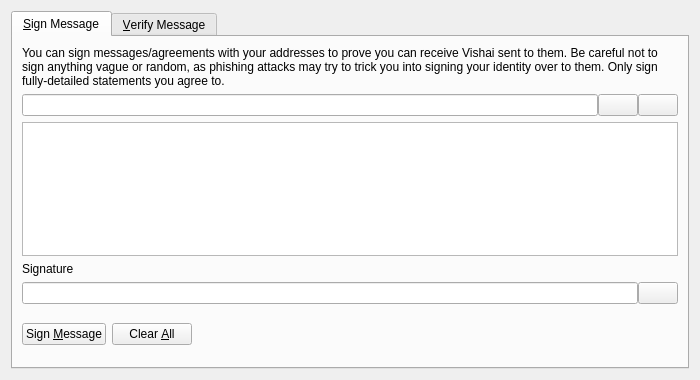
<?xml version="1.0" encoding="UTF-8"?>
<ui version="4.0">
 <class>SignVerifyMessageDialog</class>
 <widget class="QDialog" name="SignVerifyMessageDialog">
  <property name="geometry">
   <rect>
    <x>0</x>
    <y>0</y>
    <width>700</width>
    <height>380</height>
   </rect>
  </property>
  <property name="windowTitle">
   <string>Signatures - Sign / Verify a Message</string>
  </property>
  <property name="modal">
   <bool>true</bool>
  </property>
  <layout class="QVBoxLayout" name="verticalLayout">
   <item>
    <widget class="QTabWidget" name="tabWidget">
     <property name="currentIndex">
      <number>0</number>
     </property>
     <widget class="QWidget" name="tabSignMessage">
      <attribute name="title">
       <string>&amp;Sign Message</string>
      </attribute>
      <layout class="QVBoxLayout" name="verticalLayout_SM">
       <item>
        <widget class="QLabel" name="infoLabel_SM">
         <property name="text">
          <string>You can sign messages/agreements with your addresses to prove you can receive Vishai sent to them. Be careful not to sign anything vague or random, as phishing attacks may try to trick you into signing your identity over to them. Only sign fully-detailed statements you agree to.</string>
         </property>
         <property name="textFormat">
          <enum>Qt::PlainText</enum>
         </property>
         <property name="wordWrap">
          <bool>true</bool>
         </property>
        </widget>
       </item>
       <item>
        <layout class="QHBoxLayout" name="horizontalLayout_1_SM">
         <property name="spacing">
          <number>0</number>
         </property>
         <item>
          <widget class="QValidatedLineEdit" name="addressIn_SM">
           <property name="toolTip">
            <string>The Vishai address to sign the message with</string>
           </property>
          </widget>
         </item>
         <item>
          <widget class="QPushButton" name="addressBookButton_SM">
           <property name="toolTip">
            <string>Choose previously used address</string>
           </property>
           <property name="text">
            <string/>
           </property>
           <property name="shortcut">
            <string>Alt+A</string>
           </property>
           <property name="autoDefault">
            <bool>false</bool>
           </property>
          </widget>
         </item>
         <item>
          <widget class="QPushButton" name="pasteButton_SM">
           <property name="toolTip">
            <string>Paste address from clipboard</string>
           </property>
           <property name="text">
            <string/>
           </property>
           <property name="shortcut">
            <string>Alt+P</string>
           </property>
           <property name="autoDefault">
            <bool>false</bool>
           </property>
          </widget>
         </item>
        </layout>
       </item>
       <item>
        <widget class="QPlainTextEdit" name="messageIn_SM">
         <property name="toolTip">
          <string>Enter the message you want to sign here</string>
         </property>
        </widget>
       </item>
       <item>
        <widget class="QLabel" name="signatureLabel_SM">
         <property name="text">
          <string>Signature</string>
         </property>
         <property name="textFormat">
          <enum>Qt::PlainText</enum>
         </property>
        </widget>
       </item>
       <item>
        <layout class="QHBoxLayout" name="horizontalLayout_2_SM">
         <property name="spacing">
          <number>0</number>
         </property>
         <item>
          <widget class="QLineEdit" name="signatureOut_SM">
           <property name="font">
            <font>
             <italic>true</italic>
            </font>
           </property>
           <property name="readOnly">
            <bool>true</bool>
           </property>
          </widget>
         </item>
         <item>
          <widget class="QPushButton" name="copySignatureButton_SM">
           <property name="toolTip">
            <string>Copy the current signature to the system clipboard</string>
           </property>
           <property name="text">
            <string/>
           </property>
           <property name="autoDefault">
            <bool>false</bool>
           </property>
          </widget>
         </item>
        </layout>
       </item>
       <item>
        <layout class="QHBoxLayout" name="horizontalLayout_3_SM">
         <item>
          <widget class="QPushButton" name="signMessageButton_SM">
           <property name="toolTip">
            <string>Sign the message to prove you own this Vishai address</string>
           </property>
           <property name="text">
            <string>Sign &amp;Message</string>
           </property>
           <property name="autoDefault">
            <bool>false</bool>
           </property>
          </widget>
         </item>
         <item>
          <widget class="QPushButton" name="clearButton_SM">
           <property name="toolTip">
            <string>Reset all sign message fields</string>
           </property>
           <property name="text">
            <string>Clear &amp;All</string>
           </property>
           <property name="autoDefault">
            <bool>false</bool>
           </property>
          </widget>
         </item>
         <item>
          <spacer name="horizontalSpacer_1_SM">
           <property name="orientation">
            <enum>Qt::Horizontal</enum>
           </property>
           <property name="sizeHint" stdset="0">
            <size>
             <width>40</width>
             <height>48</height>
            </size>
           </property>
          </spacer>
         </item>
         <item>
          <widget class="QLabel" name="statusLabel_SM">
           <property name="font">
            <font>
             <weight>75</weight>
             <bold>true</bold>
            </font>
           </property>
           <property name="text">
            <string/>
           </property>
           <property name="wordWrap">
            <bool>true</bool>
           </property>
          </widget>
         </item>
         <item>
          <spacer name="horizontalSpacer_2_SM">
           <property name="orientation">
            <enum>Qt::Horizontal</enum>
           </property>
           <property name="sizeHint" stdset="0">
            <size>
             <width>40</width>
             <height>48</height>
            </size>
           </property>
          </spacer>
         </item>
        </layout>
       </item>
      </layout>
     </widget>
     <widget class="QWidget" name="tabVerifyMessage">
      <attribute name="title">
       <string>&amp;Verify Message</string>
      </attribute>
      <layout class="QVBoxLayout" name="verticalLayout_VM">
       <item>
        <widget class="QLabel" name="infoLabel_VM">
         <property name="text">
          <string>Enter the receiver's address, message (ensure you copy line breaks, spaces, tabs, etc. exactly) and signature below to verify the message. Be careful not to read more into the signature than what is in the signed message itself, to avoid being tricked by a man-in-the-middle attack. Note that this only proves the signing party receives with the address, it cannot prove sendership of any transaction!</string>
         </property>
         <property name="textFormat">
          <enum>Qt::PlainText</enum>
         </property>
         <property name="alignment">
          <set>Qt::AlignLeading|Qt::AlignLeft|Qt::AlignTop</set>
         </property>
         <property name="wordWrap">
          <bool>true</bool>
         </property>
        </widget>
       </item>
       <item>
        <layout class="QHBoxLayout" name="horizontalLayout_1_VM">
         <property name="spacing">
          <number>0</number>
         </property>
         <item>
          <widget class="QValidatedLineEdit" name="addressIn_VM">
           <property name="toolTip">
            <string>The Vishai address the message was signed with</string>
           </property>
          </widget>
         </item>
         <item>
          <widget class="QPushButton" name="addressBookButton_VM">
           <property name="toolTip">
            <string>Choose previously used address</string>
           </property>
           <property name="text">
            <string/>
           </property>
           <property name="shortcut">
            <string>Alt+A</string>
           </property>
           <property name="autoDefault">
            <bool>false</bool>
           </property>
          </widget>
         </item>
        </layout>
       </item>
       <item>
        <widget class="QPlainTextEdit" name="messageIn_VM"/>
       </item>
       <item>
        <widget class="QValidatedLineEdit" name="signatureIn_VM"/>
       </item>
       <item>
        <layout class="QHBoxLayout" name="horizontalLayout_2_VM">
         <item>
          <widget class="QPushButton" name="verifyMessageButton_VM">
           <property name="toolTip">
            <string>Verify the message to ensure it was signed with the specified Vishai address</string>
           </property>
           <property name="text">
            <string>Verify &amp;Message</string>
           </property>
           <property name="autoDefault">
            <bool>false</bool>
           </property>
          </widget>
         </item>
         <item>
          <widget class="QPushButton" name="clearButton_VM">
           <property name="toolTip">
            <string>Reset all verify message fields</string>
           </property>
           <property name="text">
            <string>Clear &amp;All</string>
           </property>
           <property name="autoDefault">
            <bool>false</bool>
           </property>
          </widget>
         </item>
         <item>
          <spacer name="horizontalSpacer_1_VM">
           <property name="orientation">
            <enum>Qt::Horizontal</enum>
           </property>
           <property name="sizeHint" stdset="0">
            <size>
             <width>40</width>
             <height>48</height>
            </size>
           </property>
          </spacer>
         </item>
         <item>
          <widget class="QLabel" name="statusLabel_VM">
           <property name="font">
            <font>
             <weight>75</weight>
             <bold>true</bold>
            </font>
           </property>
           <property name="text">
            <string/>
           </property>
           <property name="wordWrap">
            <bool>true</bool>
           </property>
          </widget>
         </item>
         <item>
          <spacer name="horizontalSpacer_2_VM">
           <property name="orientation">
            <enum>Qt::Horizontal</enum>
           </property>
           <property name="sizeHint" stdset="0">
            <size>
             <width>40</width>
             <height>48</height>
            </size>
           </property>
          </spacer>
         </item>
        </layout>
       </item>
      </layout>
     </widget>
    </widget>
   </item>
  </layout>
 </widget>
 <customwidgets>
  <customwidget>
   <class>QValidatedLineEdit</class>
   <extends>QLineEdit</extends>
   <header>qvalidatedlineedit.h</header>
  </customwidget>
 </customwidgets>
 <resources>
  <include location="../vishai.qrc"/>
 </resources>
 <connections/>
</ui>
